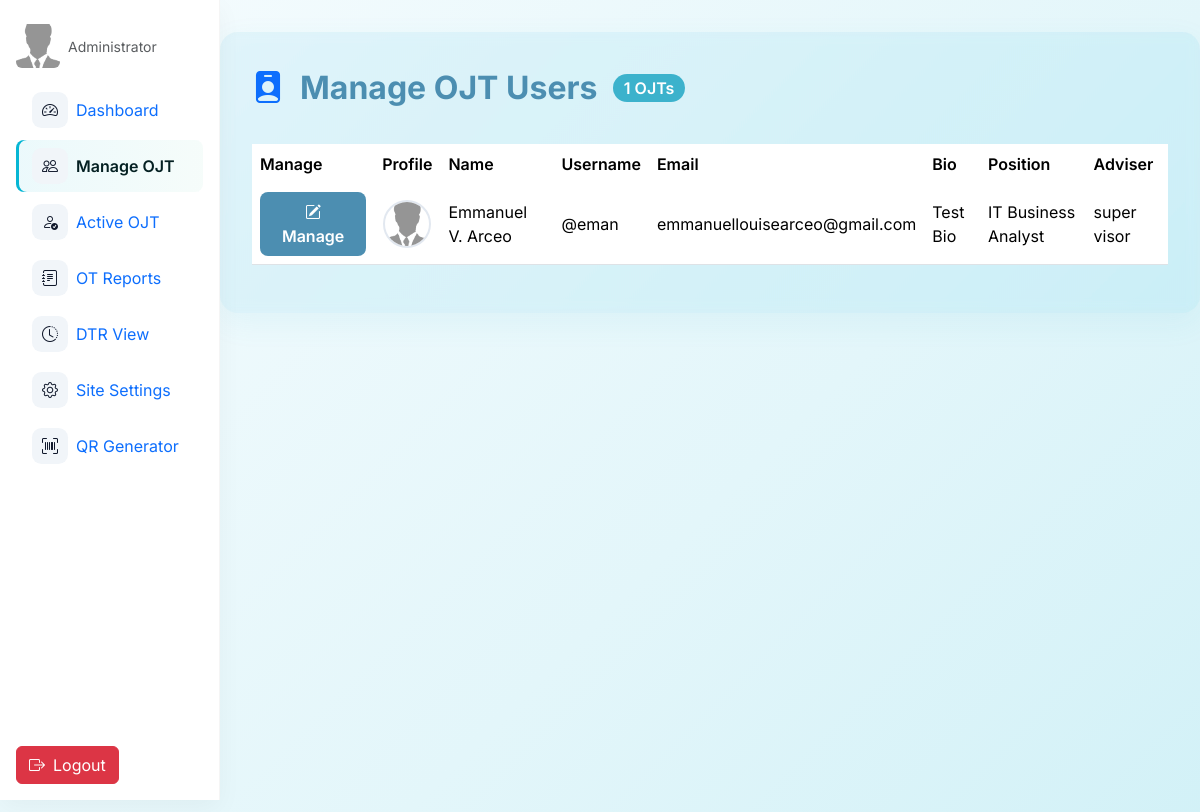
Screenshot of /admin/manageojt.php (signed in) with the database file from the repository.
### tables this page shows
CREATE TABLE `users` (
  `id` int(11) NOT NULL,
  `username` varchar(50) NOT NULL,
  `email` varchar(100) NOT NULL,
  `password` varchar(255) NOT NULL,
  `role` enum('super_admin','admin','ojt') NOT NULL,
  `fname` varchar(50) DEFAULT NULL,
  `mname` varchar(225) DEFAULT NULL,
  `lname` varchar(50) DEFAULT NULL,
  `position` varchar(100) DEFAULT NULL,
  `age` int(11) DEFAULT NULL,
  `mobile` varchar(15) DEFAULT NULL,
  `school_org` varchar(100) DEFAULT NULL,
  `full_name` varchar(100) DEFAULT NULL,
  `bio` varchar(255) DEFAULT NULL,
  `profile_img` varchar(255) DEFAULT NULL,
  `adviser_id` int(11) DEFAULT NULL,
  `status` enum('active','restricted') NOT NULL DEFAULT 'active'
);

### admin/manageojt.php (the view, shortened to what this page needs)
<?php
include '../db.php';
if ($_SESSION['role'] === 'super_admin') {
    $ojts = $oat->query("SELECT id, username, fname, mname, lname, email, bio, profile_img, position, adviser_id FROM users WHERE role = 'ojt' ORDER BY lname, fname");
} else {
    $admin_id = (int)$_SESSION['user_id'];
    $ojts = $oat->query("SELECT id, username, fname, mname, lname, email, bio, profile_img, position, adviser_id FROM users WHERE role = 'ojt' AND (adviser_id = $admin_id OR adviser_id IS NULL OR adviser_id = '') ORDER BY lname, fname");
}
?>
<!DOCTYPE html>
<html lang="en">
<head>
    <link href="https://cdn.jsdelivr.net/npm/bootstrap@5.3.2/dist/css/bootstrap.min.css" rel="stylesheet">
    <link rel="stylesheet" href="https://cdn.jsdelivr.net/npm/bootstrap-icons@1.11.1/font/bootstrap-icons.css">
</head>
<body>
    <?php include 'nav.php'; ?>
    <div class="main-content">
        <div class="page-header">
            <i class="bi bi-person-badge-fill fs-2 text-primary"></i>
            <h1>Manage OJT Users</h1>
            <span class="badge rounded-pill"><?= htmlspecialchars($ojts->num_rows) ?> OJTs</span>
        </div>
        <div class="table-responsive">
            <table class="table ojt-table align-middle">
                <thead>
                    <tr>
                        <th>Manage</th>
                        <th>Profile</th>
                        <th>Name</th>
                        <th>Username</th>
                        <th>Email</th>
                        <th>Bio</th>
                        <th>Position</th>
                        <th>Adviser</th>
                    </tr>
                </thead>
                <tbody>
                    <?php while ($ojt = $ojts->fetch_assoc()): ?>
                        <tr>
                            <td class="text-center">
                                <button
                                    class="manage-btn"
                                    type="button"
                                    onclick="openManageModal(
                                        <?= (int)$ojt['id'] ?>,
                                        '<?= htmlspecialchars(addslashes($ojt['fname'])) ?>',
                                        '<?= htmlspecialchars(addslashes($ojt['mname'])) ?>',
                                        '<?= htmlspecialchars(addslashes($ojt['lname'])) ?>',
                                        '<?= htmlspecialchars(addslashes($ojt['username'])) ?>',
                                        '<?= htmlspecialchars(addslashes($ojt['email'])) ?>',
                                        '<?= htmlspecialchars(addslashes($ojt['bio'])) ?>',
                                        '<?= htmlspecialchars(addslashes($ojt['position'] ?? '')) ?>',
                                        '<?= htmlspecialchars(addslashes($ojt['adviser_id'] ?? '')) ?>'
                                    )"
                                >
                                    <i class="bi bi-pencil-square"></i> Manage
                                </button>
                            </td>
                            <td class="text-center">
                                <?php
                                    $img = '../uploads/noimg.png';
                                ?>
                                <img src="<?= htmlspecialchars($img) ?>"
                                     alt="Profile" class="user-avatar mx-auto">
                            </td>
                            <td>
                                <?php
                                $mname = trim($ojt['mname']);
                                $middle = $mname ? strtoupper($mname[0]) . '.' : '';
                                echo htmlspecialchars($ojt['fname'] . ' ' . ($middle ? $middle . ' ' : '') . $ojt['lname']);
                            ?>
                            </td>
                            <td>@<?= htmlspecialchars($ojt['username']) ?></td>
                            <td><?= htmlspecialchars($ojt['email']) ?></td>
                            <td><?= htmlspecialchars($ojt['bio']) ?></td>
                            <td><?= htmlspecialchars($ojt['position'] ?? '') ?></td>
                            <td>
                                <?php
                                if ($ojt['adviser_id']) {
                                    $stmt = $oat->prepare("SELECT fname, lname FROM users WHERE id = ?");
                                    $stmt->bind_param("i", $ojt['adviser_id']);
                                    $stmt->execute();
                                    $result = $stmt->get_result();
                                    if ($row = $result->fetch_assoc()) {
                                        echo htmlspecialchars($row['fname'] . ' ' . $row['lname']);
                                    } else {
                                        echo '--';
                                    }
                                } else {
                                    echo '--';
                                }
                                ?>
                            </td>
                        </tr>
                    <?php endwhile; ?>
                </tbody>
            </table>
        </div>
    </div>
</body>
</html>

### admin/manageojt.php (style rules this page uses)
:root { --primary: #4c8eb1; --primary-dark: #3cb2cc; --success: #10b981; --danger: #ef4444; --warning: #f59e0b; --light: #f8fafc; --dark: #0f172a; --border: #e2e8f0; --shadow: 0 1px 3px 0 rgba(0, 0, 0, 0.08), 0 1px 2px -1px rgba(0, 0, 0, 0.08); --shadow-lg: 0 10px 15px -3px rgba(0, 0, 0, 0.08), 0 4px 6px -4px rgba(0, 0, 0, 0.08); }
body { font-family: 'Inter', sans-serif; background: linear-gradient(135deg, #f6fcfe 0%, #e3f6fa 60%, #d2f1f7 100%); min-height: 100vh; }
.main-content { max-width: 1200px; margin: 2rem auto; padding: 2rem; background: rgba(60, 178, 204, 0.09); border-radius: 18px; box-shadow: 0 10px 30px 0 rgba(60,178,204,0.08); backdrop-filter: blur(6px) saturate(120%); }
.page-header { display: flex; align-items: center; gap: 1rem; margin-bottom: 2rem; }
.page-header h1 { font-size: 2rem; font-weight: 700; color: var(--primary); margin: 0; }
.page-header .badge { background: var(--primary-dark); color: #fff; font-size: 1rem; font-weight: 600; }
.table-responsive { margin-top: 1.5rem; }
.ojt-table th, .ojt-table td { vertical-align: middle; }
.ojt-table th { background: var(--primary); color: #fff; font-weight: 600; border: none; }
.ojt-table tbody tr { transition: background 0.2s; }
.user-avatar { width: 48px; height: 48px; border-radius: 50%; object-fit: cover; border: 2px solid var(--border); }
.manage-btn { background: var(--primary); color: #fff; border: none; padding: 0.5rem 1.2rem; border-radius: 8px; font-weight: 600; transition: background 0.2s; }

### admin/nav.php (style rules this page uses)
:root { --sb-w:220px; --sb-cw:72px; }
body { padding-left: var(--sb-w); transition: padding-left .18s ease; font-family: 'Inter', sans-serif; }

### rows the page displays
users: fname+mname+lname "Emmanuel V. Arceo", username "eman", email "emmanuellouisearceo@gmail.com", bio "Test Bio", position "IT Business Analyst", adviser.lname "super visor"

### other values shown
$ojts->num_rows "1"
